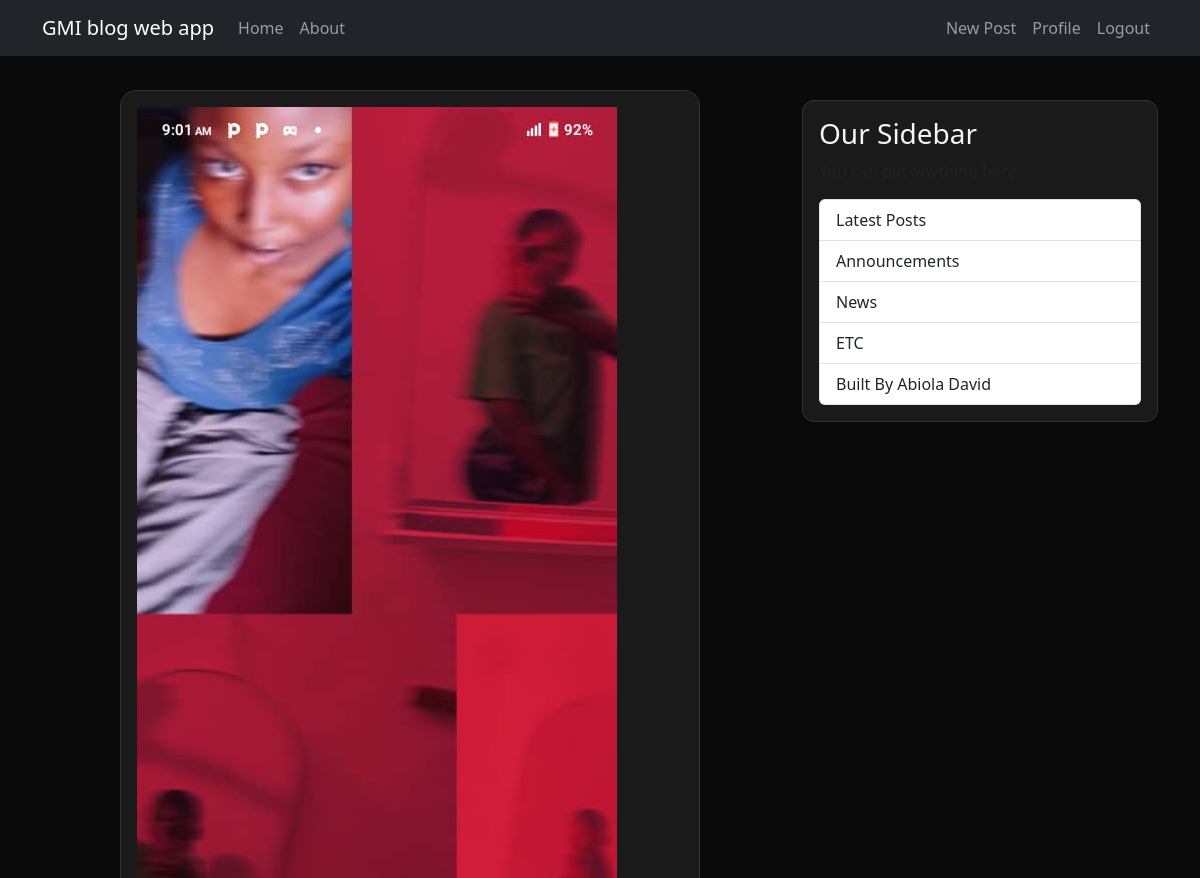
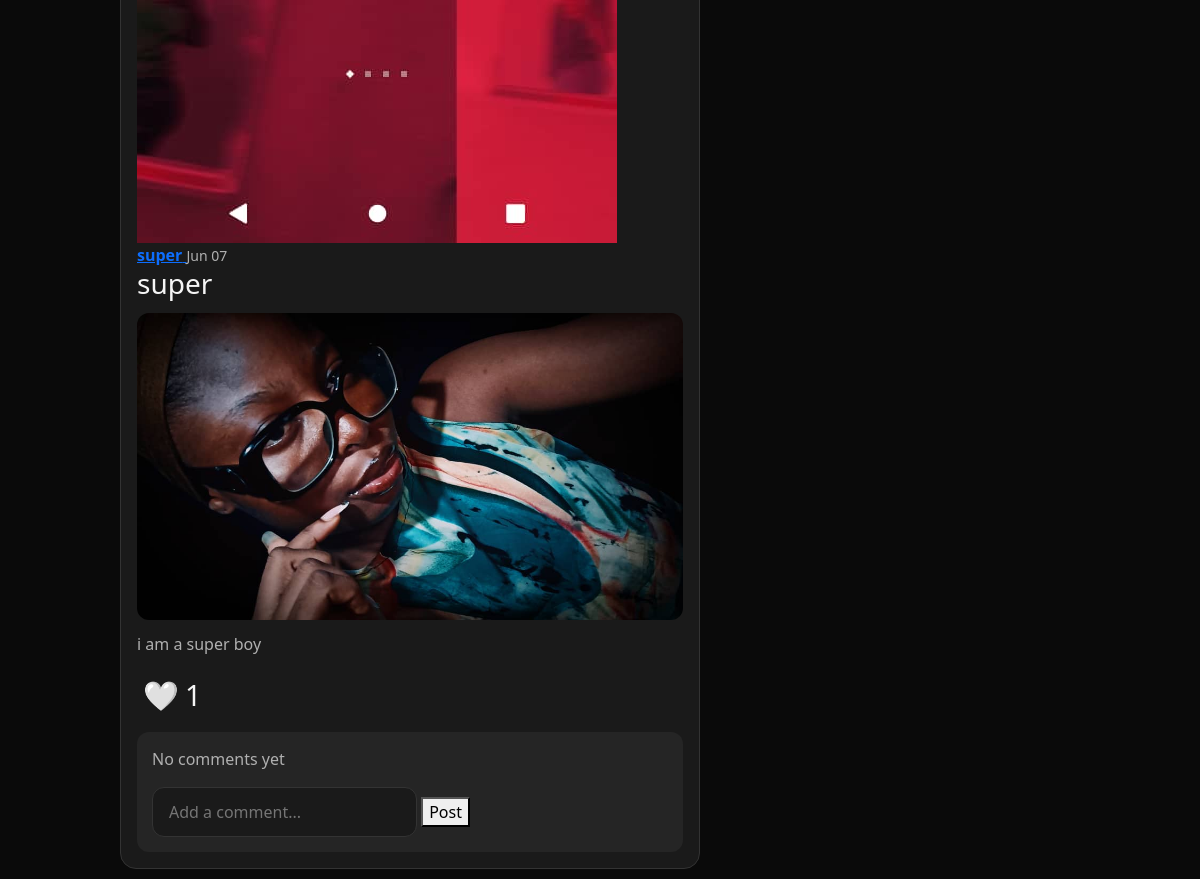
Page /post/2/ (signed in) on the committed database (2 pictures, top to bottom).
### blog/models.py (models this page shows, shortened)
class Post(models.Model):
    title = models.CharField(max_length=100)
    content = models.TextField()
    image = models.ImageField(upload_to='post_images', blank=True, null=True)
    date_posted = models.DateTimeField(auto_now_add=True)
    author = models.ForeignKey(User, on_delete=models.CASCADE)
    likes = models.ManyToManyField(User, related_name='liked_posts', blank=True)

### users/models.py (models this page shows, shortened)
class Profile(models.Model):
    user = models.OneToOneField(User, on_delete=models.CASCADE, related_name='profile')
    image = models.ImageField(upload_to='profile_pics', default='default.jpg')

### blog/views.py (the view)
# urls.py: path('post/<int:pk>/', PostDetailView.as_view(), name='post-detail'),
class PostDetailView(DetailView):
    model = Post

### blog/templates/blog/post_detail.html (shortened to what this page needs)
{% extends "blog/base.html" %}
{% load static %}
{% block content %}
<div class="tiktok-feed">
    <div class="tiktok-card">
        <div class="user-info">
            <img src="{{ post.author.profile.image.url|default:'https://via.placeholder.com/50' }}" class="avatar">
            <div>
                <a href="{% url 'user-posts' post.author.username %}" class="username-link">
                    <b>{{ post.author.username }}</b>
                </a>
                <small>{{ post.date_posted|date:"M d" }}</small>
            </div>
        </div>
        <h3>{{ post.title }}</h3>
        {% if post.image %}
            <img src="{{ post.image.url }}" alt="{{ post.title }}" class="post-image">
        {% endif %}
        <p>{{ post.content }}</p>
        <div class="floating-actions">
            <form action="{% url 'like-post' post.id %}" method="POST" style="display:inline-block;">
                <button type="submit" class="icon-btn">
                    {% if user in post.likes.all %}❤️{% else %}🤍{% endif %}
                    <span>{{ post.likes.count }}</span>
                </button>
            </form>
        </div>
        <div class="comments-box show">
            {% for comment in post.comments.all %}
                <p><b>{{ comment.author.username }}</b>: {{ comment.content }}</p>
            {% empty %}
                <p>No comments yet</p>
            {% endfor %}
            <form action="{% url 'add-comment' post.id %}" method="POST">
                <input type="text" name="content" placeholder="Add a comment..." required>
                <button type="submit">Post</button>
            </form>
        </div>
    </div>
</div>
{% endblock %}

### blog/static/blog/main.css (style rules this page uses)
:root { --bg: #0a0a0a; --card: #1a1a1a; --text: #f5f5f5; --text-muted: #b0b0b0; --accent: #ff4080; --border: #333; }
body { background: var(--bg); color: var(--text); min-height: 100vh; }
h1, h2, h3, h4, h5, h6 { color: var(--text); }
p, small, .text-muted { color: var(--text-muted); }
.form-control, textarea, input { background: var(--card); color: var(--text); border: 1px solid var(--border); border-radius: 12px; padding: 12px 16px; }
.tiktok-feed { max-width: 580px; margin: 0 auto; padding: 10px 0; }
.tiktok-card { background: var(--card); border-radius: 16px; padding: 16px; margin-bottom: 25px; border: 1px solid var(--border); }
.post-image { width: 100%; max-height: 480px; object-fit: contain; border-radius: 12px; margin: 12px 0; display: block; }
.floating-actions { display: flex; gap: 25px; margin: 15px 0; }
.icon-btn { background: none; border: none; font-size: 1.8rem; cursor: pointer; color: inherit; display: flex; align-items: center; gap: 6px; }
.comments-box { display: none; background: #252525; padding: 15px; border-radius: 12px; margin-top: 12px; max-height: 300px; overflow-y: auto; }
.comments-box.show { display: block; }

### rows in the picture
Post: author.profile.image (picture), author.username "super", date_posted "Jun 07", title "super", image (picture), content "i am a super boy", likes.count "1"
